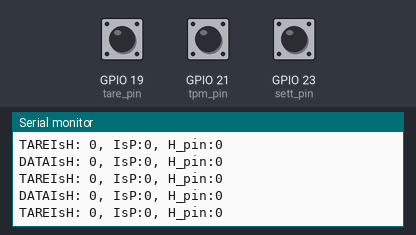
A sketch run on a simulated ESP8266 (NodeMCU). Parts: the last lines printed to the serial monitor. Inputs (shaded band) come from the test bench; at power-on: GPIO 19 (tare_pin) HIGH, GPIO 23 (sett_pin) HIGH, GPIO 21 (tpm_pin) HIGH.

Above: at 1.2 s.
1.3 s: GPIO 19 (tare_pin) pulled LOW for 0.15 s
At 1.31 s:
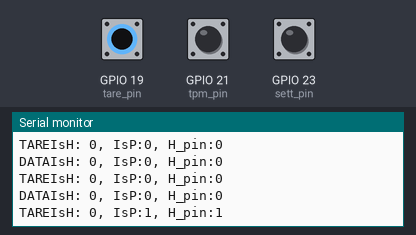
2.9 s: GPIO 23 (sett_pin) pulled LOW for 0.15 s
4.5 s: GPIO 19 (tare_pin) pulled LOW for 1 s
At 4.62 s:
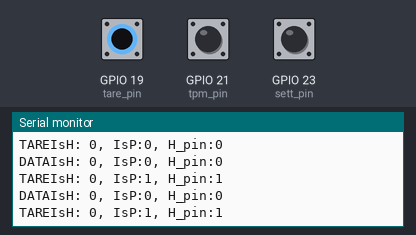

The sketch:

test_tombol.ino
```cpp
//ESP32
//Button Test
//Fokus sistem monitoring tanpa koneksi

// #include "mem_set.h"
#include "sensorinfus.h"
// #include "koneksi.h"
// #include "indikator.h"

#define tpm_pin 21
#define sett_pin 23
#define tare_pin 19
#define led_pin 15
#define LOADCELL_DOUT_PIN 4
#define LOADCELL_SCK_PIN 2

Tpm tpm;
Weigh weigh;
// LoadCellConfig loadconfig;
Button data_edit, weigh_set;

void ICACHE_RAM_ATTR updatetpm()
{
  tpm.update();
}

void ICACHE_RAM_ATTR updateedit()
{
  data_edit.update();
}

void ICACHE_RAM_ATTR updatetare()
{
  weigh_set.update();
}

void beginsens(){
    tpm.init(tpm_pin);
    attachInterrupt(tpm_pin, updatetpm, FALLING);
    weigh.init(LOADCELL_DOUT_PIN, LOADCELL_SCK_PIN);
    data_edit.init(sett_pin);
    attachInterrupt(sett_pin, updateedit, CHANGE);
    weigh_set.init(tare_pin);
    attachInterrupt(tare_pin, updatetare, CHANGE);
}

void setup(){
    Serial.begin(115200);
    //STEP1: Init Memory
    // init_fs();

    //STEP2: Init Sensor
    beginsens();

    //STEP3.0: Config if needed

    //STEP3: Load Config


    //STEP4: Init Connection

    //Callib and Save
    // weigh.callib(); // Lakukan proses callib, atau Load
    // Serial.print(weigh.get_scale());
    // loadconfig.edit(weigh.get_scale());
    // //Save to Config
    // loadconfig.save(LittleFS);

    //Load and Callibr
    // loadconfig.load(LittleFS);
    // weigh.set_callib(loadconfig.get());
    // // loadconfig.edit(weigh.get_scale());
    // // weigh.set_callib(loadconfig.get());
    // // Serial.printf("Load Param: %f", loadconfig.get());
    // // loadconfig.edit(weigh.get_scale());

    // loadconfig.save(LittleFS);
    // LoadCellConfig loadconfig;
    // weigh.set_callib(loadconfig.get(););

}

void loop() {
    //State Monitoring
    //STEP-M1: Connection Management

    //STEP-M2: Check Command
    Serial.print("DATA");
    data_edit.print();
    Serial.print("TARE");
    weigh_set.print();

    //STEP-M3: Get Sensor Data
    // Serial.printf("TPM: %.2f", tpm.get());
    // Serial.printf("Weigh: %3.f\n", weigh.get_unit());

    //STEP-M4: Send Data

    //State Lost Connection
    //STEP-LC1: Connection Management

    //STEP-LC2: Show Error
    delay(100);
}
```

sensorinfus.h
```cpp
#ifndef sensorinfus_h
#define sensorinfus_h

#include <Arduino.h>
#include <HX711.h>

class Tpm
{
private:
    int sensor_pin;
    int tpm_val;
    byte lastReading;
    unsigned long lastDebounceTime;
    unsigned long debounceDelay = 20;
    unsigned long notupdatelim = 6000;

public:
    void init(int sensor_pin)
    {
        this->sensor_pin = sensor_pin;
        pinMode(sensor_pin, INPUT_PULLUP);
    }

    /**
     * @brief Fungsi update dipanggil setiap interupsi.
     *
     */
    void update()
    {
        // debounce handler
        byte newReading = digitalRead(this->sensor_pin);

        if (newReading != lastReading)
        {
            lastDebounceTime = millis();
        }
        else if (millis() - lastDebounceTime > debounceDelay)
        {
            // Update tpm
            tpm_val = (int) (60000 / (millis() - lastDebounceTime));
            // tpm_val = (float)(60000 / (millis() - lastDebounceTime));
        }
        lastReading = newReading;
    }

    int get()
    {
        if (millis() - lastDebounceTime > notupdatelim)
        {
            // tpm tidak terupdate setelah notupdatelim ms, return 0
            tpm_val = 0;
        }
        return tpm_val;
    }
};

class Weigh
{
private:
    // HX711 circuit wiring
    HX711 scale;
    float callib_param;
    bool callibrated = false;

public:
    void init(int LOADCELL_DOUT_PIN, int LOADCELL_SCK_PIN)
    {
        scale.begin(LOADCELL_DOUT_PIN, LOADCELL_SCK_PIN);
    }

    /**
     * @brief Proses untuk kalibrasi sensor berat
     *
     */
    void callib()
    {
        callibrated = false;
        while (!callibrated)
        {
            if (scale.is_ready())
            {
                scale.set_scale();
                Serial.println("Tare... remove any weights from the scale.");
                delay(5000);
                scale.tare();
                Serial.println("Tare done...");
                Serial.print("Place a known weight on the scale...");
                bool waitserial = 1;
                int dataIn;
                long reading;
                String str;
                while (waitserial)
                {
                    reading = scale.get_units(10);
                    Serial.printf("Result: %d. Berat asli?\n", reading);
                    delay(1000);
                    while (Serial.available() > 0)
                    {
                        dataIn = Serial.parseInt();
                        str = Serial.readStringUntil('\n');
                        // Do something with the data - like print it
                        Serial.printf("Input Berat %d\n", dataIn);

                        // Tolak dataIn = 0
                        if (dataIn == 0)
                            Serial.print(F("Berat tidak boleh 0\n"));
                        else
                            waitserial = 0;
                    }
                }
                callib_param = (float)reading / dataIn;
                Serial.printf("Callib Param: %f", callib_param);
                scale.set_scale(callib_param);
                // Sensor terkalibrasi
                callibrated = 1;
            }
            else
            {
                Serial.println("HX711 not found.");
            }
            delay(1000);
        }
    }
    void set_callib(float callib_param)
    {
        while (!scale.is_ready())
        {
            Serial.print(F("Wait scale ready\n"));
            delay(100);
        }
        Serial.println("Tare... remove any weights from the scale.");
        delay(5000);
        scale.tare();
        this->callib_param = callib_param;
        scale.set_scale(callib_param);
    }
    float get_scale()
    {
        return this->callib_param;
    }
    float get_unit()
    {
        return scale.get_units(5);
    }

    double get_raw()
    {
        return scale.get_value(5);
    }

    void tare()
    {
        return scale.tare();
    }
};

class Button
{
private:
    int button_pin;
    bool pushed, hold, start_hold;
    unsigned long lastDebounceTime, startHoldTime;
    unsigned long debounceDelay = 50;
    unsigned long holdtime = 5000, holddur = 10000;

public:
    void init(int button_pin)
    {
        this->button_pin = button_pin;
        pinMode(button_pin, INPUT_PULLUP);
    }
    void print(){
        Serial.printf("IsH: %d, IsP:%d, H_pin:%d\n", is_hold(), is_push(), pushed);
    }
    /**
     * @brief Fungsi update dipanggil setiap interupsi.
     *
     */
    void update()
    {
        // debounce handler
        bool newReading;
        static bool lastReading;
        unsigned long now_t = millis();
        if ((now_t - lastDebounceTime) > debounceDelay)
        {
            newReading = digitalRead(this->button_pin); // Pull up
            if (newReading != lastReading)
            {
                // Debouncer
                //Sebelumnya tidak dipush dan sekarang dipush
                if (!pushed && !newReading){
                    startHoldTime = now_t;
                    start_hold = 1;
                }else if (!pushed){
                    start_hold = 0;
                }
                lastReading = newReading;
            }
            pushed = !newReading;
        }
        lastDebounceTime = now_t;
    }

    bool is_hold()
    {
        return start_hold && (millis() - startHoldTime > holdtime) && (millis() - startHoldTime < holddur);
    }
    bool is_push()
    {
        return !digitalRead(this->button_pin);
    }
};

#endif
```

Measured:
- after the input at 1.3 s, the serial monitor: prints a new line at once (image 1)
- after the input at 4.5 s, the serial monitor: prints a new line at once (image 2)
